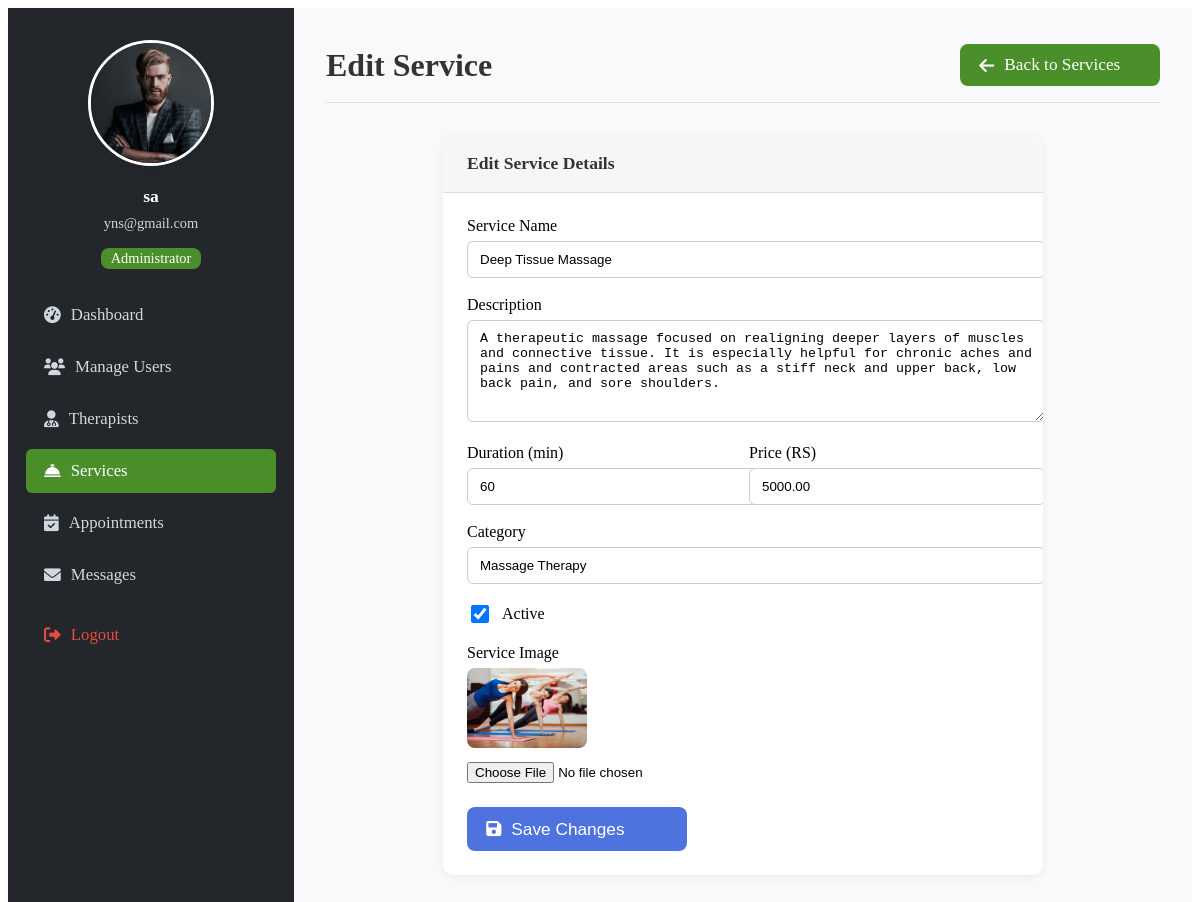
Screenshot of /admin/edit_service.php?id=7 (signed in) with the database file from the repository.
### tables this page shows
CREATE TABLE `services` (
  `service_id` int(11) NOT NULL,
  `name` varchar(100) NOT NULL,
  `description` text DEFAULT NULL,
  `duration` int(11) NOT NULL COMMENT 'Duration in minutes',
  `price` decimal(10,2) NOT NULL,
  `category` varchar(50) DEFAULT NULL,
  `is_active` tinyint(1) DEFAULT 1,
  `created_at` timestamp NOT NULL DEFAULT current_timestamp(),
  `updated_at` timestamp NOT NULL DEFAULT current_timestamp() ON UPDATE current_timestamp(),
  `image_path` varchar(255) DEFAULT ''
);

### admin/edit_service.php (the view, shortened to what this page needs)
<?php
include('../dbconnect.php');
$service_id = isset($_GET['id']) ? intval($_GET['id']) : 0;
$service = null;
if ($service_id > 0) {
    $stmt = $conn->prepare("SELECT * FROM services WHERE service_id = ?");
    $stmt->bind_param("i", $service_id);
    $stmt->execute();
    $result = $stmt->get_result();
    $service = $result->fetch_assoc();
}
?>
<!DOCTYPE html>
<html lang="en">
<head>
    <link rel="stylesheet" href="admin_dashboard_custom.css">
    <link rel="stylesheet" href="https://cdnjs.cloudflare.com/ajax/libs/font-awesome/6.0.0/css/all.min.css">
</head>
<body>
    <div class="admin-flex">
        <div class="admin-sidebar">
            <div class="text-center mb-4">
                <div class="mb-3">
                    <img src="../image/c2.jpg" alt="Admin Profile" class="admin-profile-pic">
                </div>
                <h5><?php echo htmlspecialchars($_SESSION['username']); ?></h5>
                <small><?php echo htmlspecialchars($_SESSION['email']); ?></small>
                <div class="mt-2 admin-badge">Administrator</div>
            </div>
            <ul class="admin-nav">
                <li><a class="admin-nav-link" href="dashboard.php"><i class="fas fa-tachometer-alt"></i>Dashboard</a></li>
                <li><a class="admin-nav-link" href="users.php"><i class="fas fa-users"></i>Manage Users</a></li>
                <li><a class="admin-nav-link" href="therapists.php"><i class="fas fa-user-md"></i>Therapists</a></li>
                <li><a class="admin-nav-link active" href="services.php"><i class="fas fa-concierge-bell"></i>Services</a></li>
                <li><a class="admin-nav-link" href="appointments.php"><i class="fas fa-calendar-check"></i>Appointments</a></li>
                <li><a class="admin-nav-link" href="messages.php"><i class="fas fa-envelope"></i>Messages</a></li>
                <li class="spacing-top"><a class="admin-nav-link text-danger" href="../logout.php"><i class="fas fa-sign-out-alt"></i>Logout</a></li>
            </ul>
        </div>
        <div class="admin-main">
            <div class="admin-header">
                <h1>Edit Service</h1>
                <a href="services.php" class="admin-btn admin-btn-secondary" style="max-width:200px;">
                    <i class="fas fa-arrow-left me-2"></i>Back to Services
                </a>
            </div>
            <div class="admin-card" style="max-width:600px;margin:0 auto;">
                <div class="admin-card-header">Edit Service Details</div>
                <div class="admin-card-body">
                    <form method="post" enctype="multipart/form-data">
                        <div style="margin-bottom:18px;">
                            <label for="name" style="display:block;font-weight:500;margin-bottom:6px;">Service Name</label>
                            <input type="text" id="name" name="name" value="<?php echo htmlspecialchars($service['name']); ?>" required style="width:100%;padding:10px 12px;border-radius:6px;border:1px solid #ccc;">
                        </div>
                        <div style="margin-bottom:18px;">
                            <label for="description" style="display:block;font-weight:500;margin-bottom:6px;">Description</label>
                            <textarea id="description" name="description" required style="width:100%;padding:10px 12px;border-radius:6px;border:1px solid #ccc;min-height:80px;"><?php echo htmlspecialchars($service['description']); ?></textarea>
                        </div>
                        <div style="margin-bottom:18px;display:flex;gap:12px;">
                            <div style="flex:1;">
                                <label for="duration" style="display:block;font-weight:500;margin-bottom:6px;">Duration (min)</label>
                                <input type="number" id="duration" name="duration" value="<?php echo htmlspecialchars($service['duration']); ?>" required min="1" style="width:100%;padding:10px 12px;border-radius:6px;border:1px solid #ccc;">
                            </div>
                            <div style="flex:1;">
                                <label for="price" style="display:block;font-weight:500;margin-bottom:6px;">Price (RS)</label>
                                <input type="number" id="price" name="price" value="<?php echo htmlspecialchars($service['price']); ?>" required min="1" step="0.01" style="width:100%;padding:10px 12px;border-radius:6px;border:1px solid #ccc;">
                            </div>
                        </div>
                        <div style="margin-bottom:18px;">
                            <label for="category" style="display:block;font-weight:500;margin-bottom:6px;">Category</label>
                            <input type="text" id="category" name="category" value="<?php echo htmlspecialchars($service['category']); ?>" style="width:100%;padding:10px 12px;border-radius:6px;border:1px solid #ccc;">
                        </div>
                        <div style="margin-bottom:18px;display:flex;align-items:center;gap:10px;">
                            <input type="checkbox" id="is_active" name="is_active" <?php echo $service['is_active'] ? 'checked' : ''; ?> style="width:18px;height:18px;">
                            <label for="is_active" style="font-weight:500;">Active</label>
                        </div>
                        <div style="margin-bottom:18px;">
                            <label for="service_image" style="display:block;font-weight:500;margin-bottom:6px;">Service Image</label>
                            <?php if (!empty($service['image_path'])): ?>
                                <div style="margin-bottom:10px;">
                                    <img src="../<?php echo htmlspecialchars($service['image_path']); ?>" alt="Current Image" style="max-width:120px;border-radius:8px;">
                                </div>
                            <?php endif; ?>
                            <input type="file" id="service_image" name="service_image" accept="image/*" style="width:100%;">
                        </div>
                        <div style="margin-top:24px;">
                            <button type="submit" class="admin-btn admin-btn-primary" style="width:100%;max-width:220px;">
                                <i class="fas fa-save me-2"></i>Save Changes
                            </button>
                        </div>
                    </form>
                </div>
            </div>
        </div>
    </div>
</body>
</html>

### admin/admin_dashboard_custom.css (style rules this page uses)
.admin-flex { display: flex; min-height: 100vh; background: #f8f9fa; }
.admin-sidebar { width: 250px; background: #23272b; color: #fff; padding: 32px 18px 18px 18px; box-shadow: 2px 0 8px rgba(0,0,0,0.04); display: flex; flex-direction: column; min-height: 100vh; }
.admin-sidebar .text-center { text-align: center; }
.admin-sidebar .mb-4 { margin-bottom: 1.5rem; }
.admin-sidebar .mb-3 { margin-bottom: 1rem; }
.admin-sidebar .mt-2 { margin-top: 0.5rem; }
.admin-sidebar .spacing-top { margin-top: 1rem; }
.admin-sidebar h5 { margin: 0 0 0.5rem 0; font-size: 1.1rem; font-weight: 600; }
.admin-sidebar small { display: block; margin-bottom: 0.5rem; font-size: 0.9rem; opacity: 0.8; }
.admin-badge { display: inline-block; padding: 2px 10px; border-radius: 8px; font-size: 0.9rem; font-weight: 500; background: #4a8f29; color: #fff; }
.admin-profile-pic { width: 120px; height: 120px; border-radius: 50%; object-fit: cover; border: 3px solid #fff; box-shadow: 0 2px 8px rgba(0,0,0,0.1); }
.admin-nav { list-style: none; padding: 0; margin: 0; }
.admin-nav-link { display: flex; align-items: center; color: #cfd8dc; text-decoration: none; padding: 12px 18px; border-radius: 6px; margin-bottom: 8px; font-size: 1.05rem; transition: background 0.2s, color 0.2s; }
.admin-nav-link.active, .admin-nav-link:hover { background: #4a8f29; color: #fff; }
.admin-nav-link i { margin-right: 10px; }
.admin-nav-link.text-danger { color: #e74c3c; }
.admin-main { flex: 1; padding: 36px 32px 32px 32px; background: #f8f9fa; min-width: 0; margin-bottom: 32px; }
.admin-header { display: flex; justify-content: space-between; align-items: center; margin-bottom: 32px; border-bottom: 1px solid #e0e0e0; padding-bottom: 16px; }
.admin-header h1 { font-size: 2rem; color: #333; margin: 0; }
.admin-card { background: #fff; border-radius: 10px; box-shadow: 0 2px 8px rgba(0,0,0,0.06); margin-bottom: 0; overflow: hidden; flex: 1 1 900px; min-width: 900px; max-width: 1100px; display: flex; flex-direction: column; }
.admin-card-header { background: #f4f6f8; padding: 18px 24px; border-bottom: 1px solid #e0e0e0; font-size: 1.1rem; font-weight: 600; color: #333; }
.admin-card-body { padding: 24px; flex: 1; overflow-x: auto; }
.admin-btn { display: flex; align-items: center; justify-content: flex-start; background: #4a8f29; color: #fff; padding: 0.7rem 1.2rem; border: none; border-radius: 8px; cursor: pointer; text-decoration: none; font-size: 1.08rem; transition: background 0.3s; width: 100%; font-weight: 500; gap: 10px; margin: 0; box-sizing: border-box; }
.admin-btn:last-child { margin-bottom: 0; }
.admin-btn-primary { background: #4e73df; }
@media (max-width: 1200px) { .admin-card { min-width: 0; max-width: 100%; } }

### rows the page displays
services: name "Deep Tissue Massage", description "A therapeutic massage focused on realigning deeper layers of muscles and connective tissue. It is especially helpful for chronic aches and pains and contracted areas such as a stiff neck and upper back, low back pain, and sore shoulders.", duration "60", price "5000.00", category "Massage Therapy", is_active "☑", image_path (picture)

### other values shown
$_SESSION['username'] "sa"
$_SESSION['email'] "yns@gmail.com"
